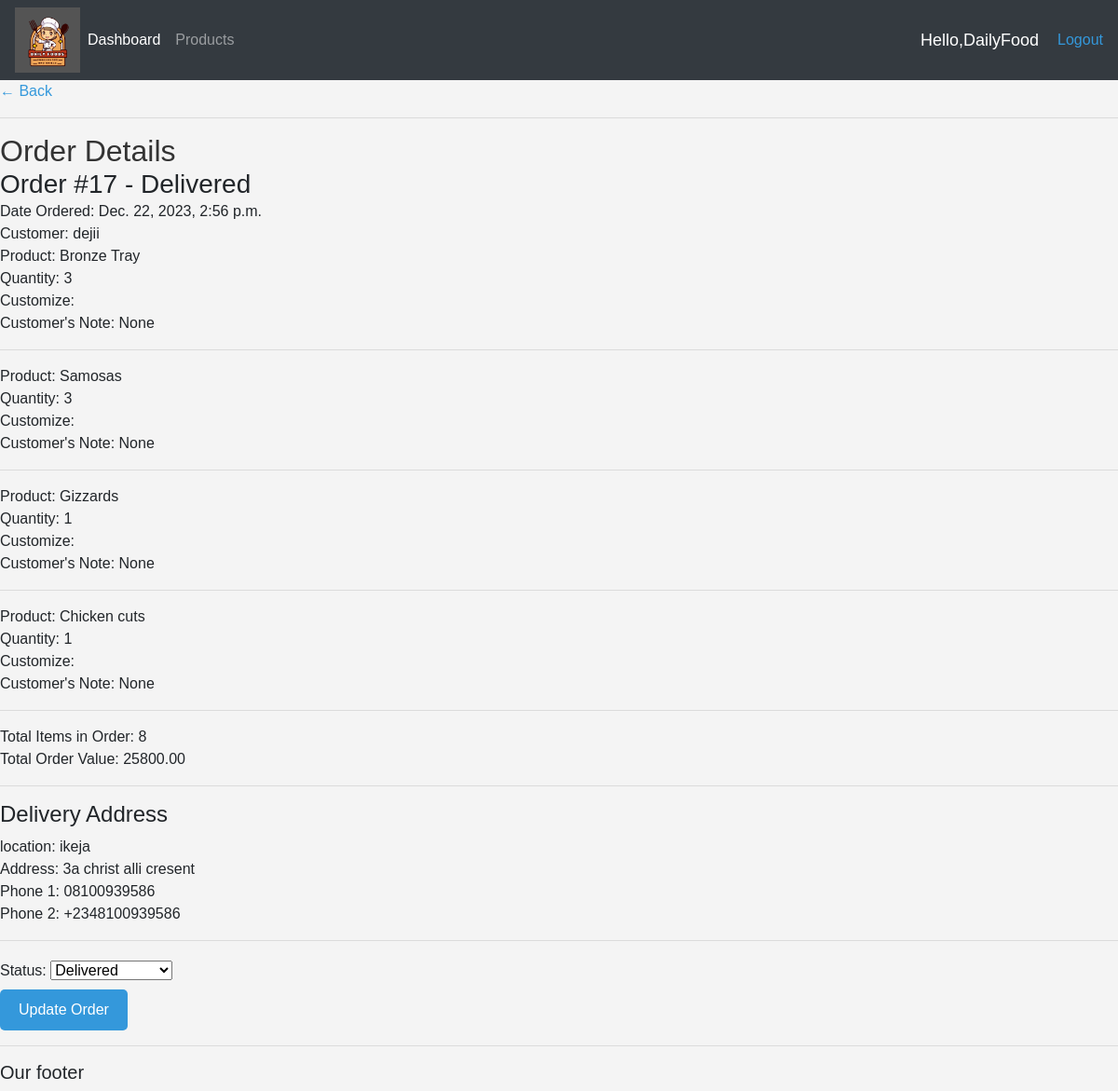
Screenshot of /update_order/17/ (signed in) with the database file from the repository.
### smallchop/models.py (models this page shows, shortened)
class Order(models.Model):
    STATUS = (
        ('Processing', 'Processing'),
        ('Out_for_delivery', 'Out for delivery'),
        ('Delivered', 'Delivered'),
    )
    customer = models.ForeignKey(Customer, null=True, on_delete=models.SET_NULL)
    product = models.ForeignKey(Product, null=True, on_delete=models.SET_NULL)
    shippingaddress = models.ForeignKey(ShippingAddress, null=True, on_delete=models.SET_NULL)
    date_ordered = models.DateTimeField(auto_now_add=True)
    complete = models.BooleanField(default=False, null=True, blank=False)
    transaction_id = models.CharField(max_length=200, null=True)
    status = models.CharField(max_length=200, null=True, choices=STATUS)
    @property
    def get_cart_total(self):
        orderitems = self.orderitem_set.all()
        total = sum([item.get_total for item in orderitems])
        return total
    @property
    def get_cart_items(self):
        orderitems = self.orderitem_set.all()
        total = sum([item.quantity for item in orderitems])
        return total

class Customer(models.Model):
    user = models.OneToOneField(User, null=True, blank=True, on_delete=models.CASCADE, related_name="customer")
    name = models.CharField(max_length=200, null=True)
    phone = models.CharField(max_length=200, null=True)
    email = models.CharField(max_length=200, null=True, blank=True)
    address = models.CharField(max_length=200, null=True)
    profile_pic = models.ImageField(default="profile1.png",  upload_to="profile_pics/", null=True, blank=True)
    date_created =models.DateTimeField(auto_now_add=True, null=True)

class OrderItem(models.Model):
    product = models.ForeignKey(Product, on_delete=models.SET_NULL, null=True)
    order = models.ForeignKey(Order, on_delete=models.SET_NULL, blank=True, null=True)
    quantity = models.IntegerField(default=0, null=True, blank=True)
    customize = models.ImageField(null=True, blank=True)
    customer_mind = models.CharField(max_length=200, null=True, blank=True)
    date_added = models.DateTimeField(auto_now_add=True)
    @property
    def get_total(self):
        total = self.product.price * self.quantity
        return total

class Product(models.Model):
    name = models.CharField(max_length=200, null=True)
    price = models.DecimalField(max_digits=7, decimal_places=2)
    description = models.TextField( max_length=500, null=True)
    reviews = models.ManyToManyField('smallchop.Review', blank=True, related_name="product_reviews")
    date_created = models.DateTimeField(auto_now_add=True, null=True)
    category = models.ManyToManyField(Category, related_name='products')
    image = models.ImageField( upload_to="images/products", null=True, blank=True)

class ShippingAddress(models.Model):
    delivery =  models.ForeignKey(Delivery, on_delete=models.SET_NULL, blank=False, null=True)
    address = models.CharField(max_length=200, null=True, blank=False)
    phone1 = models.CharField(max_length=200, null=True, blank=False)
    phone2 = models.CharField(max_length=200, null=True, blank=True)
    date_added = models.DateTimeField(auto_now_add=True)

class Delivery(models.Model):
    location = models.CharField(max_length=200, null=True)
    price = models.DecimalField(max_digits=7, decimal_places=2)
    def __str__(self):
        return self.location

### smallchop/decorators.py (the view)
        def wrapper_func(request, *args, **kwargs):
            group = None
            if request.user.groups.exists():
                group = request.user.groups.all()[0].name
            if group in allowed_roles:
              return view_func(request, *args, **kwargs)
            else:
                return HttpResponse('you are not allowed to view this page')

### smallchop/forms.py
class OrderForm(ModelForm):
    class Meta:
        model = Order
        fields = ['status']

### smallchop/views.py (called while the page is built)
@login_required(login_url='login')
@allowed_users(allowed_roles=['admin'])
def updateOrder(request, order_id):
    order = get_object_or_404(Order, id=order_id)
    formset = OrderForm( instance=order)
    if request.method =='POST':
        formset = OrderForm(request.POST, instance=order)
        if formset.is_valid():
            formset.save()
            return redirect('update_order', order_id=order_id)
    context = {'formset': formset, 'order':order, }
    return render(request, 'admin/order_form.html', context)

### templates/admin/order_form.html (shortened to what this page needs)
{% extends 'admin/base.html' %}
{% block content %}
<a href="{% url 'home' %}">&#8592; Back</a>
<hr>
<h2>Order Details</h2>
<h3>Order #{{ order.id }} - {{ order.status }}</h3>
<p>Date Ordered: {{ order.date_ordered }}</p>
<p>Customer: {{ order.customer.name }}</p>
<ul>
  {% for order_item in order.orderitem_set.all %}
    <li>
      Product: {{ order_item.product.name }}<br>
      Quantity: {{ order_item.quantity }}<br>
      Customize: {% if order_item.customize %}<img src="{{ order_item.customize.url }}" alt="Customization Image">{% endif %}<br>
      Customer's Note: {{ order_item.customer_mind }}
    </li>
    <hr>
  {% endfor %}
</ul>
<p>Total Items in Order: {{ order.get_cart_items }}</p>
<p>Total Order Value: {{ order.get_cart_total }}</p>
<hr>
{% if order.shippingaddress %}
  <h4>Delivery Address</h4>
  <p>location: {{ order.shippingaddress.delivery }}</p>
  <p>Address: {{ order.shippingaddress.address }}</p>
  <p>Phone 1: {{ order.shippingaddress.phone1 }}</p>
  <p>Phone 2: {{ order.shippingaddress.phone2 }}</p>
{% else %}
  <p>No shipping address available for this order.</p>
{% endif %}
<hr>
  <form method="post">
    {{ formset.as_p }}
    <button type="submit">Update Order</button>
  </form>
{% endblock %}

### templates/admin/Navbar.html (shortened to what this page needs)
{% load static %}
<nav class="navbar navbar-expand-lg navbar-dark bg-dark">
    <Img src="{% static 'images/logo/Logo2.png' %}" height="70px" width="70px">
    <div class="collapse navbar-collapse" id="navbarNavAltMarkup">
      <ul class="navbar-nav">
        <li class="navbar-nav">
        <a class="nav-link active" href="{% url 'home' %}">Dashboard</a>
        </li>
        <li class="navbar-nav">
        <a class="nav-link" href="{% url 'product_list' %}">Products</a>
        </li>
      </ul>
    </div>
    <span class="hello-msg">Hello,{{request.user}}</span>
    <span><a href="{% url 'logout' %}">Logout</a></span>
</nav>

### static/css/real.css (style rules this page uses)
body { background-color: #ebeff5; }

### static/css/admin.css (style rules this page uses)
body, h1, h2, p, ul, li { margin: 0; padding: 0; }
body { font-family: Arial, sans-serif; background-color: #f4f4f4; }
h2 { color: #333; }
form { margin-top: 20px; }
button { background-color: #3498db; color: #fff; padding: 10px 20px; border: none; border-radius: 5px; cursor: pointer; margin-right: 10px; }
a { text-decoration: none; color: #3498db; }
body, h1, h2, h3, p, ul, li { margin: 0; padding: 0; }
ul { list-style: none; }
li { margin-bottom: 10px; }

### templates/admin/Navbar.html (style rules this page uses)
.hello-msg { font-size: 18px; color: #fff; margin-right: 20px; }

### rows the page displays
Order: id "17", status "Delivered", date_ordered "Dec. 22, 2023, 2:56 p.m.", customer.name "dejii", get_cart_items "8", get_cart_total "25800.00", shippingaddress.delivery "ikeja", shippingaddress.address "3a christ alli cresent", shippingaddress.phone1 "08100939586", shippingaddress.phone2 "+2348100939586"
OrderItem: product.name "Bronze Tray", quantity "3", customer_mind "None"
OrderItem: product.name "Samosas", quantity "3", customer_mind "None"
OrderItem: product.name "Gizzards", quantity "1", customer_mind "None"
OrderItem: product.name "Chicken cuts", quantity "1", customer_mind "None"

### other values shown
{{ request.user }} "DailyFood"
